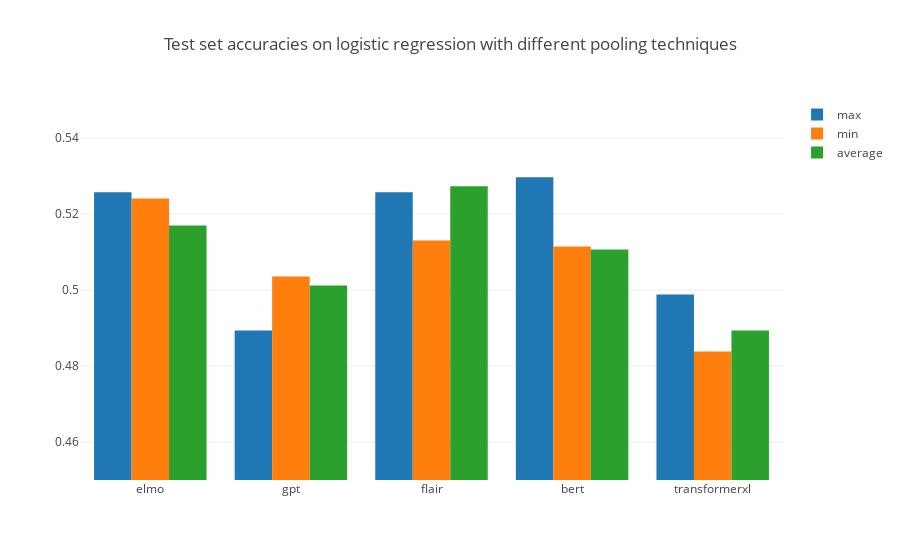

The code cell stored with this chart in its notebook:
### Markdown cell above
<hr>

## Comparing pooling performance

### Code cell
with open('results.json') as json_data:
    results = json.load(json_data)
    
    data = [go.Bar(
        x = list(results[embedding]['3']['logres']['l2'].keys()),
        y = list(results[embedding]['3']['logres']['l2'].values()),
        name = embedding
    ) for embedding in results.keys()]
    
    data = [go.Bar(
        x = list(results.keys()),
        y = [results[embedding]['3']['logres']['l2'][pooling] for embedding in results.keys()],
        name = pooling
    ) for pooling in results['gpt']['3']['logres']['l2'].keys()]
    
    layout = go.Layout(
        barmode = 'group',
        title = 'Test set accuracies on logistic regression with different pooling techniques',
        yaxis=dict(
            range=[0.45, 0.55]
        )
    )

    fig = go.Figure(data = data, layout = layout)
    iplot(fig)

### Figure 1 — Plotly figure (JSON) as saved in the notebook; plotly's stock layout.template omitted (floating-point values rounded to 4 significant figures)
{"data": [{"name": "max", "type": "bar", "uid": "356fb2cd-f290-4baa-9303-5cee05bebe1e", "x": ["elmo", "gpt", "flair", "bert", "transformerxl"], "y": [0.5257, 0.4893, 0.5257, 0.5296, 0.4988]}, {"name": "min", "type": "bar", "uid": "14f4366d-1ad1-41f7-ac4b-7e9776f0df9f", "x": ["elmo", "gpt", "flair", "bert", "transformerxl"], "y": [0.5241, 0.5036, 0.513, 0.5115, 0.4838]}, {"name": "average", "type": "bar", "uid": "af3031c2-6646-4301-8fd9-c6a199b26d3a", "x": ["elmo", "gpt", "flair", "bert", "transformerxl"], "y": [0.517, 0.5012, 0.5273, 0.5107, 0.4893]}], "layout": {"barmode": "group", "title": {"text": "Test set accuracies on logistic regression with different pooling techniques"}, "yaxis": {"range": [0.45, 0.55]}}}
